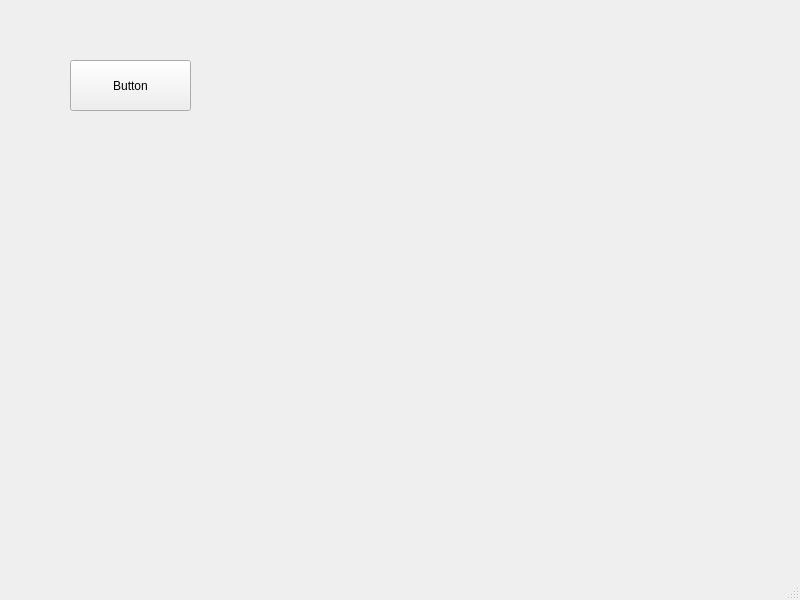
<?xml version="1.0" encoding="UTF-8"?>
<ui version="4.0">
 <class>MainWindow</class>
 <widget class="QMainWindow" name="MainWindow">
  <property name="geometry">
   <rect>
    <x>0</x>
    <y>0</y>
    <width>800</width>
    <height>600</height>
   </rect>
  </property>
  <property name="windowTitle">
   <string>MainWindow</string>
  </property>
  <widget class="QWidget" name="centralwidget">
   <widget class="QPushButton" name="pushButton">
    <property name="geometry">
     <rect>
      <x>70</x>
      <y>60</y>
      <width>121</width>
      <height>51</height>
     </rect>
    </property>
    <property name="text">
     <string>Button</string>
    </property>
   </widget>
  </widget>
  <widget class="QMenuBar" name="menubar">
   <property name="geometry">
    <rect>
     <x>0</x>
     <y>0</y>
     <width>800</width>
     <height>22</height>
    </rect>
   </property>
  </widget>
  <widget class="QStatusBar" name="statusbar"/>
 </widget>
 <resources/>
 <connections/>
</ui>
